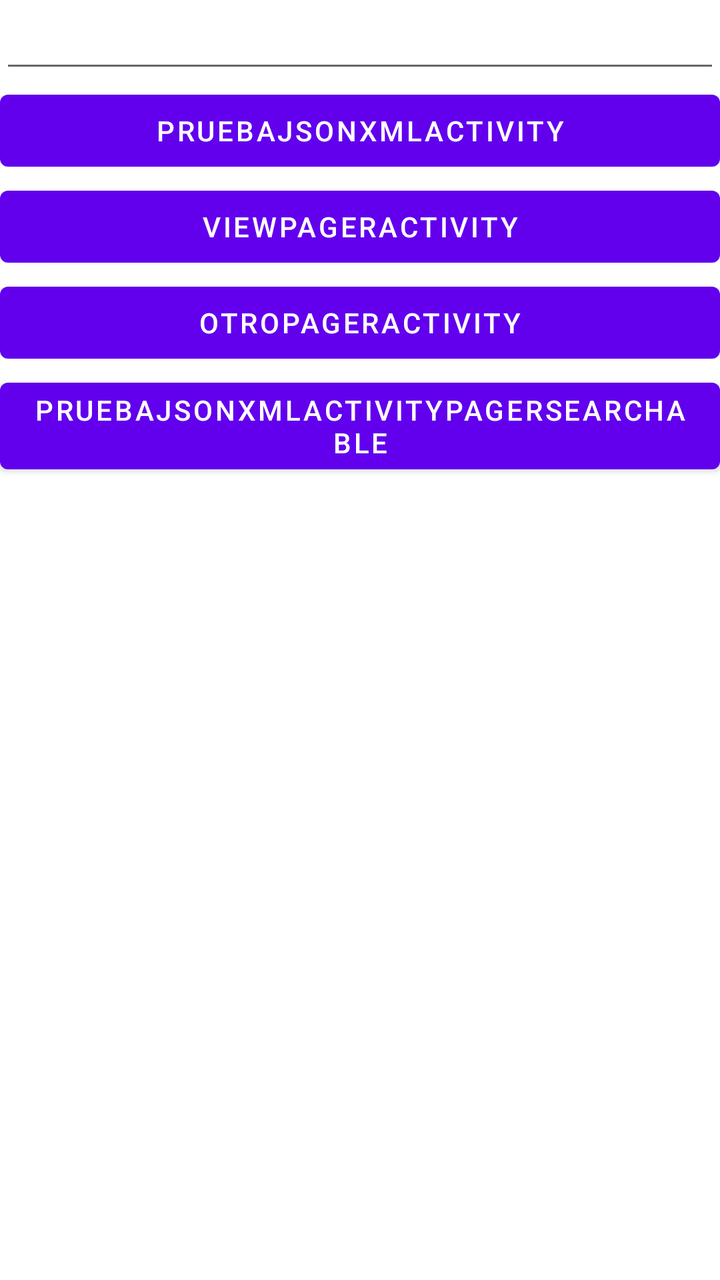
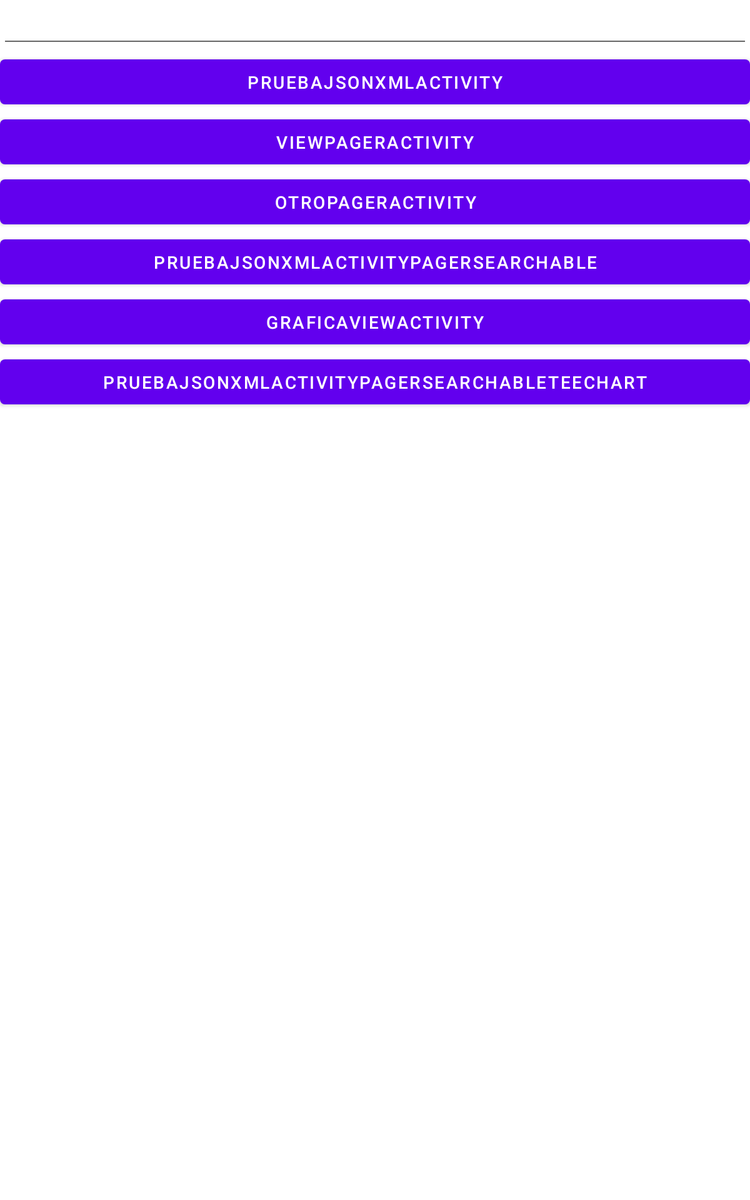

Compare how this app lays out the same screen by default and in its alternative resource folder. The renders come first, then the two layout files and the values they reference.
<!-- AndroidManifest.xml: fallback theme Theme.MaterialComponents.DayNight.NoActionBar -->
<!-- res/layout/search_box.xml -->
<?xml version="1.0" encoding="utf-8"?>
<LinearLayout xmlns:android="http://schemas.android.com/apk/res/android"
    android:layout_width="match_parent"
    android:layout_height="match_parent"
    android:orientation="vertical" >

    <EditText
        android:id="@+id/targetText"
        android:layout_width="match_parent"
        android:layout_height="wrap_content"
        android:ems="10" 
        android:inputType="text">

        <requestFocus />
    </EditText>

    <Button
        android:id="@+id/buttonSearch"
        android:layout_width="match_parent"
        android:layout_height="wrap_content"
        android:text="PruebajsonxmlActivity" 
        android:onClick="buscar"/>
    <Button
        android:id="@+id/buttonViewPager"
        android:layout_width="match_parent"
        android:layout_height="wrap_content"
        android:text="ViewPagerActivity" 
        android:onClick="goPager"/>
    
       <Button
        android:id="@+id/buttonViewPager2"
        android:layout_width="match_parent"
        android:layout_height="wrap_content"
        android:text="OtroPagerActivity" 
        android:onClick="goPager2"/>
 		<Button
        android:id="@+id/buttonSearch2"
        android:layout_width="match_parent"
        android:layout_height="wrap_content"
        android:text="PruebajsonxmlActivityPagerSearchable" 
        android:onClick="buscar2"/>
</LinearLayout>
<!-- resources referenced by this layout -->
<resources>

</resources>
<!-- res/layout-large/search_box.xml (the repository's variant of the layout above) -->
<!-- drawn on a 7-inch tablet held upright -->
<?xml version="1.0" encoding="utf-8"?>
<LinearLayout xmlns:android="http://schemas.android.com/apk/res/android"
    android:layout_width="match_parent"
    android:layout_height="match_parent"
    android:orientation="vertical" >

    <ScrollView
        android:id="@+id/scrollView1"
        android:layout_width="match_parent"
        android:layout_height="wrap_content" >

        <LinearLayout
            android:layout_width="match_parent"
            android:layout_height="match_parent" >
        </LinearLayout>
    </ScrollView>

    <EditText
        android:id="@+id/targetText"
        android:layout_width="match_parent"
        android:layout_height="wrap_content"
        android:ems="10" 
        android:inputType="text">

        <requestFocus />
    </EditText>

    <Button
        android:id="@+id/buttonSearch"
        android:layout_width="match_parent"
        android:layout_height="wrap_content"
        android:text="PruebajsonxmlActivity" 
        android:onClick="buscar"/>
    <Button
        android:id="@+id/buttonViewPager"
        android:layout_width="match_parent"
        android:layout_height="wrap_content"
        android:text="ViewPagerActivity" 
        android:onClick="goPager"/>
    
       <Button
        android:id="@+id/buttonViewPager2"
        android:layout_width="match_parent"
        android:layout_height="wrap_content"
        android:text="OtroPagerActivity" 
        android:onClick="goPager2"/>
 		<Button
        android:id="@+id/buttonSearch2"
        android:layout_width="match_parent"
        android:layout_height="wrap_content"
        android:text="PruebajsonxmlActivityPagerSearchable" 
        android:onClick="buscar2"/>
 		
 		<Button
        android:id="@+id/buttonSearch44"
        android:layout_width="match_parent"
        android:layout_height="wrap_content"
        android:text="GraficaViewActivity" 
        android:onClick="charts"/>
 		
 			<Button
        android:id="@+id/buttonSearch424"
        android:layout_width="match_parent"
        android:layout_height="wrap_content"
        android:text="PruebajsonxmlActivityPagerSearchableTeeChart" 
        android:onClick="chartsTee"/>
 	
</LinearLayout>
